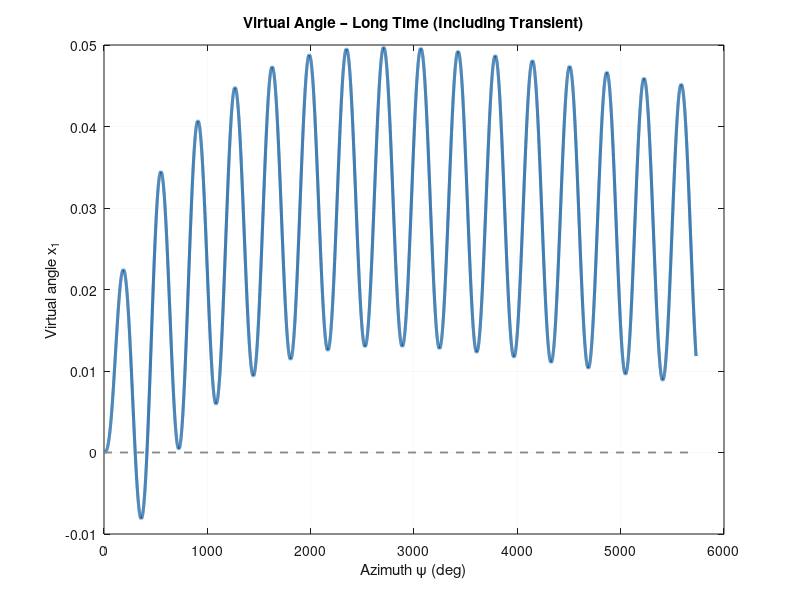
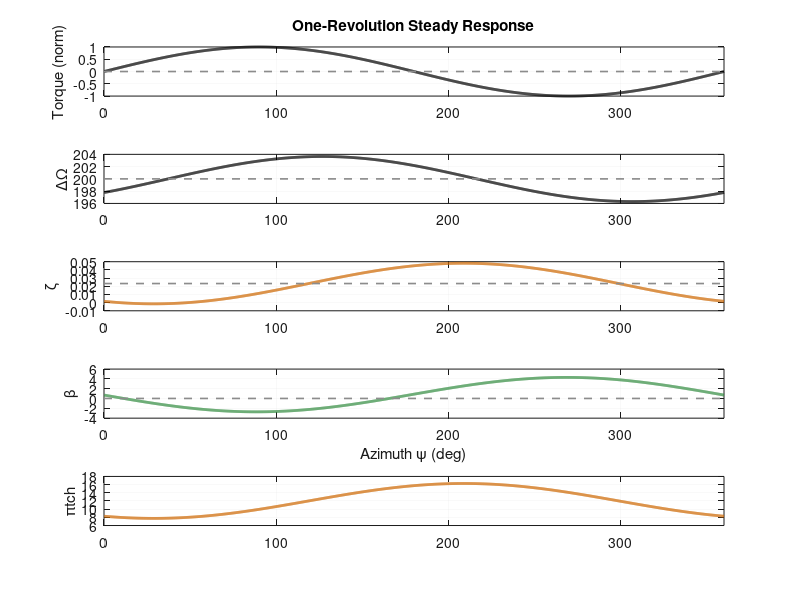

MATLAB code for these plots, in order:

clear; close all; clc;

%% ---------------- GLOBAL VISUAL SETTINGS ----------------
set(groot,'defaultFigureColor','w');
set(groot,'defaultAxesColor','w');
set(groot,'defaultAxesGridColor',[0.85 0.85 0.85]);
set(groot,'defaultAxesXColor',[0.1 0.1 0.1]);
set(groot,'defaultAxesYColor',[0.1 0.1 0.1]);

col_virtual = [0.00 0.32 0.60];
col_speed   = [0.00 0.00 0.00];
col_lag     = [0.80 0.40 0.00];
col_flap    = [0.20 0.55 0.25];
col_eq      = [0.55 0.55 0.55];

%% ---------------- PARAMETERS ----------------

%% ---------------- PARAMETERS ----------------
R= 0.1;
m=0.39e-3;
e=0.09;
I_h=5.1*10^(-7);
theta0=deg2rad(8);
cd0=0.06;
a_lift=6.28;
K_e=0.0025;
K_p= 0.03;
R_ohm=1.4;
K_I= 0.03;
gamma=2.18;
c_zeta=0.0751;
c_beta=0.0381; 
c = 5.9e-3;



sigmma=0.0746;
theta0_etta0=3;

Omega0 = 200;
V = 0.25;


l=2*(1-e)/3;
I_beta=((1-e)^2)*m*R*R/3;

k=(1-e)/(3)^0.5;
k_drive=K_I*K_e/(R_ohm*Omega0*Omega0*I_beta);
c_drive=(K_p+K_e)*K_e/(R_ohm*Omega0*I_beta); 
X_Ih=I_h/(2*I_beta);
u= a_lift*sigmma/(2*I_beta*gamma*40000)*K_e/R_ohm;


phi34 = a_lift*sigmma/12*(sqrt(1+24*theta0/(a_lift*sigmma))-1);
zeta0 = (1/8)*(l/e)*(1-4*e/3)*gamma*(theta0*phi34-phi34^2+cd0/a_lift);
beta0 = (1/8)*(1/(1+e/l))*(1-4*e/3)*gamma*(theta0-phi34-cd0/a_lift*phi34);

%% ---------------- MATRICES ----------------
M = [1+X_Ih+2*e/l+e^2/k^2  -1-e/l  0;
     -1-e/l               1       0;
      0                   0       1];



A_C=2*cd0/a_lift+theta0*phi34;
B_C=1-(4/3)*e;
C1_C=1-(8/3)*e+2*e^2;
D_C=theta0-2*phi34;
E_C=2*theta0-(1+cd0/a_lift)*phi34;

C=zeros(3);
C(1,1)=(1/8)*gamma*A_C+c_drive/2;
C(1,2)=-(1/8)*gamma*A_C*B_C-2*e*zeta0/l;
C(1,3)=(1/8)*gamma*D_C*B_C-2*(1+e/l)*beta0;
C(2,1)=-(1/8)*gamma*A_C*B_C+2*e*zeta0/l;
C(2,2)=(1/8)*gamma*A_C*C1_C+c_zeta;
C(2,3)=-(1/8)*gamma*D_C*C1_C+2*beta0;
C(3,1)=-(1/8)*gamma*E_C*B_C+2*(1+e/l)*beta0;
C(3,2)=(1/8)*gamma*E_C*C1_C-2*beta0;
C(3,3)=(1/8)*gamma*(1+cd0/a_lift)*C1_C+c_beta;
C=C*Omega0;

K=zeros(3);
K(1,1)=k_drive/2;
K(1,2)=(gamma/8)*phi34*theta0_etta0;
K(2,2)=e/l-(gamma/8)*phi34*(1-4*e/3)*theta0_etta0;
K(3,2)=(gamma/8)*(4*e/3-1)*theta0_etta0;
K(3,3)=1+e/l;
K=K*Omega0^2;

B=[gamma/(a_lift*sigmma);0;0]*Omega0^2;

Minv=inv(M);
A_sys=[zeros(3) eye(3); -Minv*K -Minv*C];
B_sys=[zeros(3,1); Minv*B];

Q_fun=@(t)u*V*sin(Omega0*t);

% 
% % % % % 
% % Indices to KEEP (remove beta = 3 and beta_dot = 6)
% keep = [1 2 4 5];
% 
% A_sys_r = A_sys(keep, keep);
% B_sys_r = B_sys(keep);
% 
% % New initial condition
% y0_r = zeros(4,1);
% t=linspace(0,0.5,25000);
% 
% [t_out, y_r] = ode45(@(t,y) A_sys_r*y + B_sys_r*Q_fun(t), t, y0_r);
% 
% % Extract reduced states
% x1      = y_r(:,1);
% lag     = y_r(:,2) + zeta0;
% x1_dot  = y_r(:,3);
% lag_dot = y_r(:,4);
% 
% % Define beta as identically zero for plotting
% flap = zeros(size(t_out));

% % % % 
% ---------------- INTEGRATION ----------------
t=linspace(0,0.5,25000);

[t_out,y]=ode45(@(t,y)A_sys*y+B_sys*Q_fun(t),t,zeros(6,1));

x1=y(:,1); 
x1_dot=y(:,4);
lag=y(:,2)+zeta0; 
flap=y(:,3)+beta0;

 psi_deg=Omega0*t_out*180/pi;

%% ---------------- FIGURE 1: VIRTUAL ANGLE (LONG TIME) ----------------
figure;
plot(psi_deg,x1,'Color',col_virtual,'LineWidth',2.2); hold on;
plot([psi_deg(1) psi_deg(end)],[0 0],'--','Color',col_eq,'LineWidth',1.4);
xlabel('Azimuth \psi (deg)');
ylabel('Virtual angle x_1');
title('Virtual Angle – Long Time (Including Transient)');
grid on; box on;

%% ---------------- STEADY STATE: ONE REV ----------------
idx_ss=round(0.6*numel(psi_deg)):numel(psi_deg);
psi_ss=psi_deg(idx_ss);
psi1=psi_ss(end)-360;

idx1=psi_ss>=psi1;
psi1rev=psi_ss(idx1)-psi1;
dOm1=x1_dot(idx_ss); dOm1=dOm1(idx1)+200;
lag1=lag(idx_ss); lag1=lag1(idx1);
flap1=flap(idx_ss); flap1=flap1(idx1);

%% ---------------- FIGURE 2: ONE-REV STACK (WITH TORQUE) ----------------
Q1  = 0.037241173 * V * sind(psi1rev);
Q1n = Q1 / max(abs(Q1));   % normalized torque

figure;

subplot(5,1,1);
plot(psi1rev, Q1n, 'k', 'LineWidth', 2); hold on;
plot([0 360],[0 0],'--','Color',col_eq,'LineWidth',1.2);
ylabel('Torque (norm)');
title('One-Revolution Steady Response');
grid on; xlim([0 360]);

subplot(5,1,2);
plot(psi1rev, dOm1,'Color',col_speed,'LineWidth',2); hold on;
plot([0 360],[200 200],'--','Color',col_eq,'LineWidth',1.2);
ylabel('\Delta\Omega');
grid on; xlim([0 360]);

subplot(5,1,3);
plot(psi1rev, lag1,'Color',col_lag,'LineWidth',2); hold on;
plot([0 360],[zeta0 zeta0],'--','Color',col_eq,'LineWidth',1.2);
ylabel('\zeta');
grid on; xlim([0 360]);

subplot(5,1,4);
plot(psi1rev, flap1*57.32,'Color',col_flap,'LineWidth',2); hold on;
plot([0 360],[beta0 beta0],'--','Color',col_eq,'LineWidth',1.2);
xlabel('Azimuth \psi (deg)');
ylabel('\beta');
grid on; xlim([0 360]);


subplot(5,1,5);
plot(psi1rev, (theta0 + theta0_etta0*lag1)*57.32,'Color',col_lag,'LineWidth',2); hold on;
ylabel('\pitch');
grid on; xlim([0 360]);
